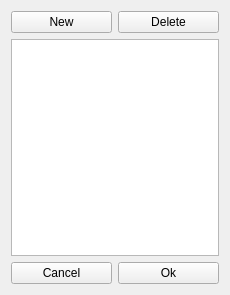
<?xml version="1.0" encoding="UTF-8"?>
<ui version="4.0">
 <class>Variables_gui</class>
 <widget class="QWidget" name="Variables_gui">
  <property name="geometry">
   <rect>
    <x>0</x>
    <y>0</y>
    <width>230</width>
    <height>295</height>
   </rect>
  </property>
  <property name="windowTitle">
   <string>Form</string>
  </property>
  <layout class="QGridLayout" name="gridLayout">
   <item row="0" column="0">
    <widget class="QPushButton" name="pushButton_new">
     <property name="text">
      <string>New</string>
     </property>
    </widget>
   </item>
   <item row="0" column="1">
    <widget class="QPushButton" name="pushButton_delete">
     <property name="text">
      <string>Delete</string>
     </property>
    </widget>
   </item>
   <item row="1" column="0" colspan="2">
    <widget class="QTableWidget" name="tableWidget"/>
   </item>
   <item row="2" column="0">
    <widget class="QPushButton" name="pushButton_cancel">
     <property name="text">
      <string>Cancel</string>
     </property>
    </widget>
   </item>
   <item row="2" column="1">
    <widget class="QPushButton" name="pushButton_ok">
     <property name="text">
      <string>Ok</string>
     </property>
    </widget>
   </item>
  </layout>
 </widget>
 <resources/>
 <connections/>
</ui>
